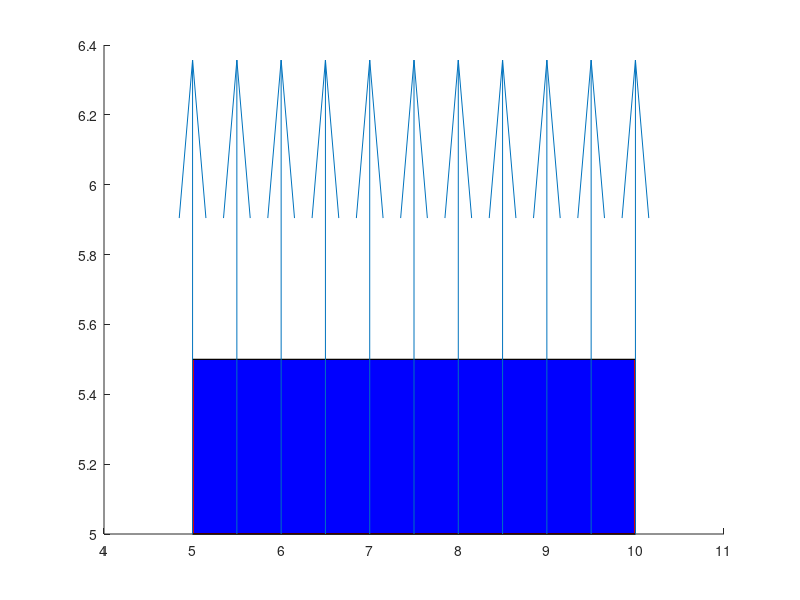

MATLAB code for this plot:
clear, clc;
%REALIZADO POR>
%Alberto navarrete
%Jemuel Flores
%Grecia Pacheco
%Oscar Reyes
%MAIN
x1=input("Escriba la posicion en x de la placa positiva");
y1=input("Escriba la posicion en y de la placa positiva");
x2=input("Escriba la posicion en x de la placa negativa");
y2=input("Escriba la posicion en y de la placa negativa");
l=input("Escriba el largo de las placas");
%Funciones

%Placas paralelas
if(x1==x2)
    xf=x1+l;
    rectangle('position',[x1 y1 l 0.5],'FaceColor',"r");
    rectangle('position',[x2 y2 l 0.5],'FaceColor',"b");
    hold on
    [x,y]=meshgrid(x1:.5:xf,y1:.5:y2);
    ke = 8.9875517873681764e9;
    u=(ke*y)/16;
    v=(x*0);
    %Dibujar campo electrico
    quiver(x,y,v,u);
    hold on;

end
if(x1~=x2)
   rectangle('position',[x1 y1 0.5 l],'FaceColor',"r");
    rectangle('position',[x2 y2 0.5 l],'FaceColor',"b");
    hold on
    [x,y]=meshgrid(x1:.5:x2,y1:.5:10);
    ke = 8.9875517873681764e9;
    u=(ke*x)/16;
    v=(x);
    %Dibujar campo electrico
    quiver(x,y,u,v);
    hold on;
  
    
end

